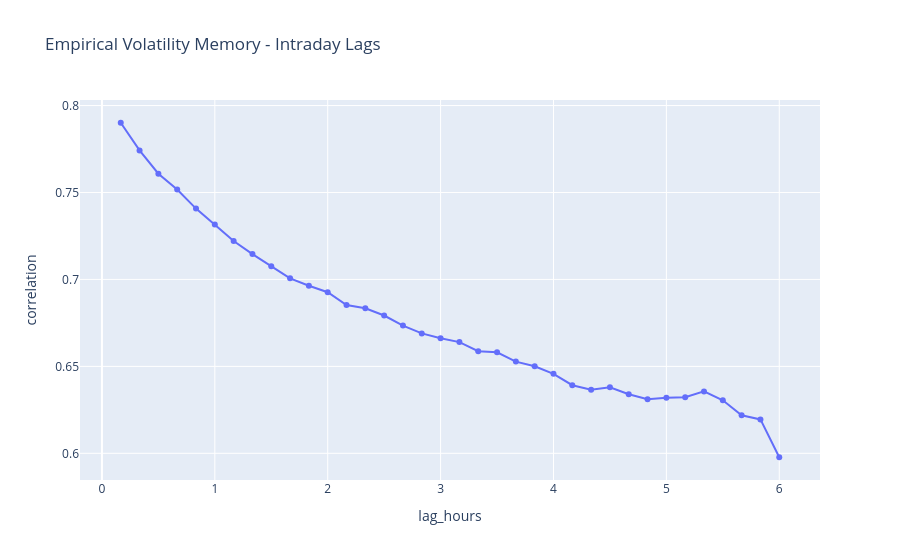
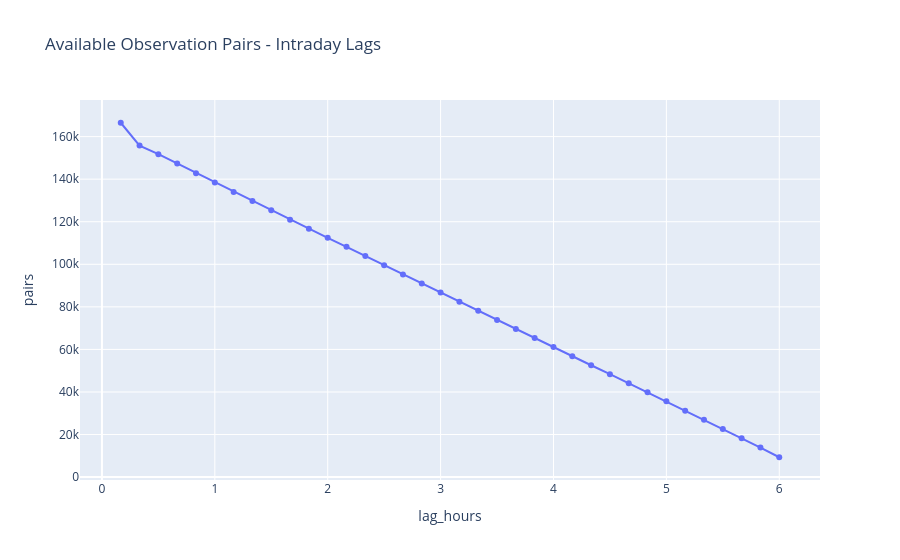

These figures' notebook cell, in order:
### Markdown cell above
### Intraday memory

### Code cell
fig = px.line(intraday_memory_df, x="lag_hours", y="correlation", markers=True, title="Empirical Volatility Memory - Intraday Lags")
fig.show()

fig = px.line(intraday_memory_df, x="lag_hours", y="pairs", markers=True, title="Available Observation Pairs - Intraday Lags")
fig.show()

### Figure 1 — Plotly figure (JSON) as saved in the notebook; plotly's stock layout.template omitted (floating-point values rounded to 4 significant figures)
{"data": [{"hovertemplate": "lag_hours=%{x}<br>correlation=%{y}<extra></extra>", "legendgroup": "", "line": {"color": "#636efa", "dash": "solid"}, "marker": {"symbol": "circle"}, "mode": "lines+markers", "name": "", "orientation": "v", "showlegend": false, "type": "scatter", "x": [0.1667, 0.3333, 0.5, 0.6667, 0.8333, 1.0, 1.167, 1.333, 1.5, 1.667, 1.833, 2.0, 2.167, 2.333, 2.5, 2.667, 2.833, 3.0, 3.167, 3.333, 3.5, 3.667, 3.833, 4.0, 4.167, 4.333, 4.5, 4.667, 4.833, 5.0, 5.167, 5.333, 5.5, 5.667, 5.833, 6.0], "xaxis": "x", "y": [0.7901, 0.7742, 0.7608, 0.7517, 0.7407, 0.7316, 0.7221, 0.7146, 0.7076, 0.7006, 0.6964, 0.6927, 0.6853, 0.6834, 0.6793, 0.6734, 0.669, 0.6662, 0.664, 0.6587, 0.6581, 0.6527, 0.6501, 0.6457, 0.6392, 0.6366, 0.638, 0.6339, 0.6311, 0.632, 0.6323, 0.6356, 0.6305, 0.6218, 0.6195, 0.5977], "yaxis": "y"}], "layout": {"legend": {"tracegroupgap": 0}, "title": {"text": "Empirical Volatility Memory - Intraday Lags"}, "xaxis": {"anchor": "y", "domain": [0, 1], "title": {"text": "lag_hours"}}, "yaxis": {"anchor": "x", "domain": [0, 1], "title": {"text": "correlation"}}}}

### Figure 2 — Plotly figure (JSON) as saved in the notebook; plotly's stock layout.template omitted (floating-point values rounded to 4 significant figures)
{"data": [{"hovertemplate": "lag_hours=%{x}<br>pairs=%{y}<extra></extra>", "legendgroup": "", "line": {"color": "#636efa", "dash": "solid"}, "marker": {"symbol": "circle"}, "mode": "lines+markers", "name": "", "orientation": "v", "showlegend": false, "type": "scatter", "x": [0.1667, 0.3333, 0.5, 0.6667, 0.8333, 1.0, 1.167, 1.333, 1.5, 1.667, 1.833, 2.0, 2.167, 2.333, 2.5, 2.667, 2.833, 3.0, 3.167, 3.333, 3.5, 3.667, 3.833, 4.0, 4.167, 4.333, 4.5, 4.667, 4.833, 5.0, 5.167, 5.333, 5.5, 5.667, 5.833, 6.0], "xaxis": "x", "y": [166515, 155786, 151744, 147384, 142833, 138404, 134020, 129751, 125382, 120873, 116683, 112449, 108192, 103892, 99585, 95206, 90980, 86709, 82422, 78122, 73870, 69622, 65359, 61092, 56760, 52558, 48358, 44098, 39883, 35581, 31220, 26950, 22543, 18221, 13882, 9321], "yaxis": "y"}], "layout": {"legend": {"tracegroupgap": 0}, "title": {"text": "Available Observation Pairs - Intraday Lags"}, "xaxis": {"anchor": "y", "domain": [0, 1], "title": {"text": "lag_hours"}}, "yaxis": {"anchor": "x", "domain": [0, 1], "title": {"text": "pairs"}}}}
